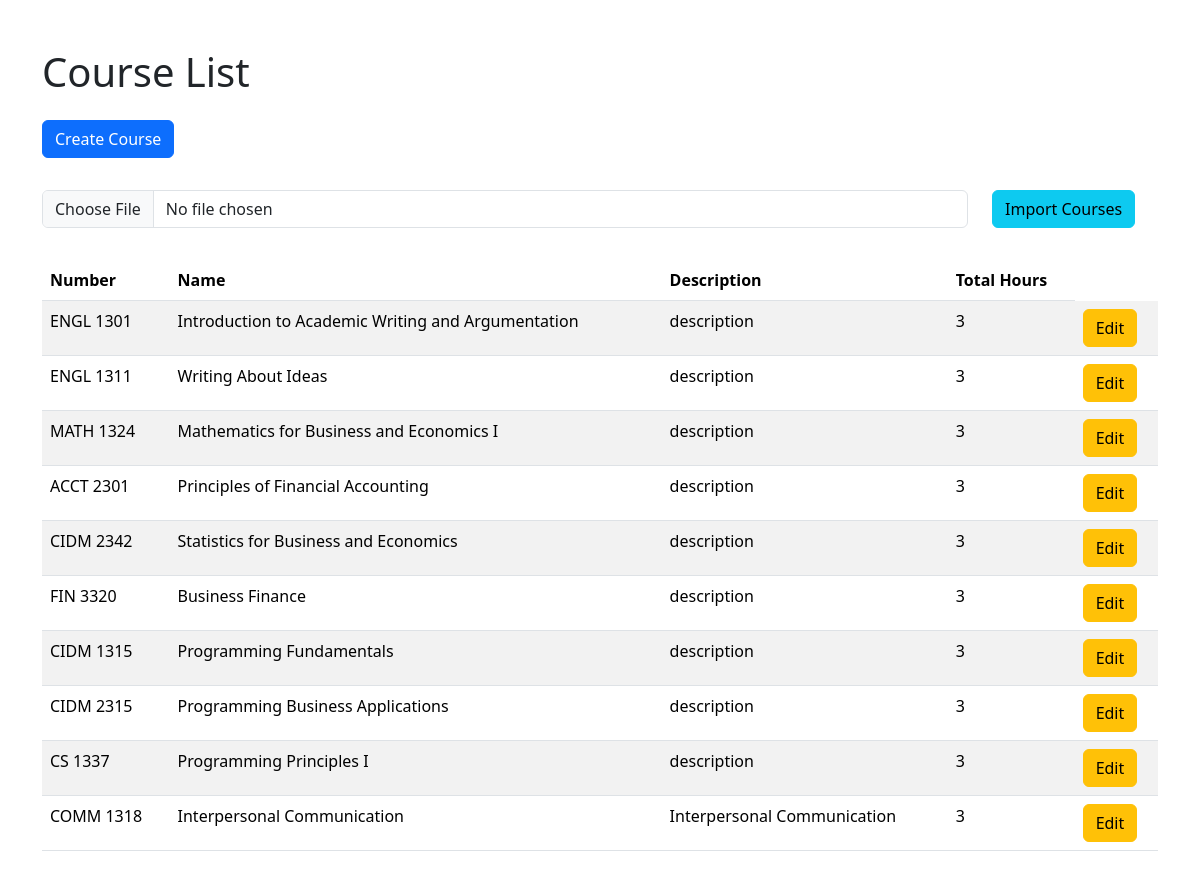
Page /courses/ on the committed database.
### data/models.py (models this page shows, shortened)
class Course(models.Model):
    course_number = models.CharField(
        max_length=100, help_text="The number of the Course."
    )
    course_name = models.CharField(max_length=100, help_text="The name of the Course.")
    course_description = models.CharField(
        blank=True,
        null=True,
        max_length=200,
        help_text="The description of the Course.",
    )
    total_hours = models.IntegerField()

### data/views.py (the view)
# urls.py: path("courses/", views.course_list, name="course_list"),
def course_list(request):
    courses = Course.objects.all()
    return render(request, "course/course-list.html", {"courses": courses})

### data/templates/course/course-list.html (shortened to what this page needs)
{% extends 'base.html' %}
{% block content %}
<h1 class="display-6 mb-4">Course List</h1>
<a href="/courses/new" class="btn btn-primary mb-3">Create Course</a>
<form method="post" action="/courses/import" enctype="multipart/form-data" class="my-3">
    <div class="row">
        <div class="col-10">
            <input class="form-control" type="file" id="csv_file" name="csv_file">
        </div>
        <div class="col-2">
            <button class="btn btn-info mb-3">Import Courses</button>
        </div>
    </div>
</form>
<table class="table table-striped">
    <thead>
        <tr>
            <th scope="col">Number</th>
            <th scope="col">Name</th>
            <th scope="col">Description</th>
            <th scope="col">Total Hours</th>
        </tr>
    </thead>
    <tbody>
        {% for course in courses %}
        <tr>
            <td>{{ course.course_number }}</td>
            <td>{{ course.course_name }}</td>
            <td>{{ course.course_description }}</td>
            <td>{{ course.total_hours }}</td>
            <td><a href="/courses/{{ course.id }}" class="btn btn-warning">Edit</a></td>
        </tr>
        {% endfor %}
    </tbody>
</table>
{% endblock %}

### rows in the picture
Course: course_number "ENGL 1301", course_name "Introduction to Academic Writing and Argumentation", course_description "description", total_hours "3"
Course: course_number "ENGL 1311", course_name "Writing About Ideas", course_description "description", total_hours "3"
Course: course_number "MATH 1324", course_name "Mathematics for Business and Economics I", course_description "description", total_hours "3"
Course: course_number "ACCT 2301", course_name "Principles of Financial Accounting", course_description "description", total_hours "3"
Course: course_number "CIDM 2342", course_name "Statistics for Business and Economics", course_description "description", total_hours "3"
Course: course_number "FIN 3320", course_name "Business Finance", course_description "description", total_hours "3"
Course: course_number "CIDM 1315", course_name "Programming Fundamentals", course_description "description", total_hours "3"
Course: course_number "CIDM 2315", course_name "Programming Business Applications", course_description "description", total_hours "3"
Course: course_number "CS 1337", course_name "Programming Principles I", course_description "description", total_hours "3"
Course: course_number "COMM 1318", course_name "Interpersonal Communication", course_description "Interpersonal Communication", total_hours "3"
